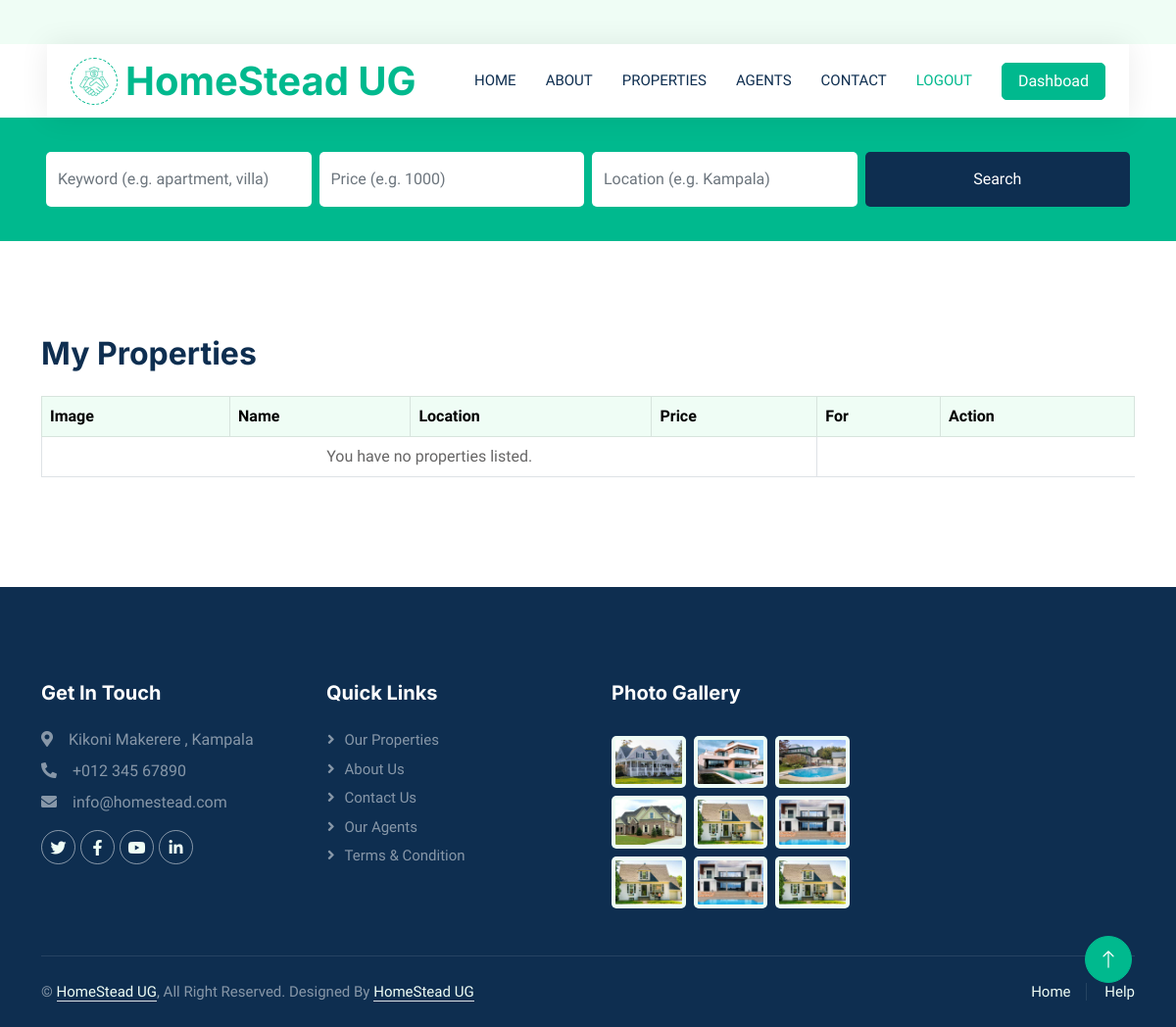
/agent/properties/ (signed in), run on an earlier commit of the app's database.
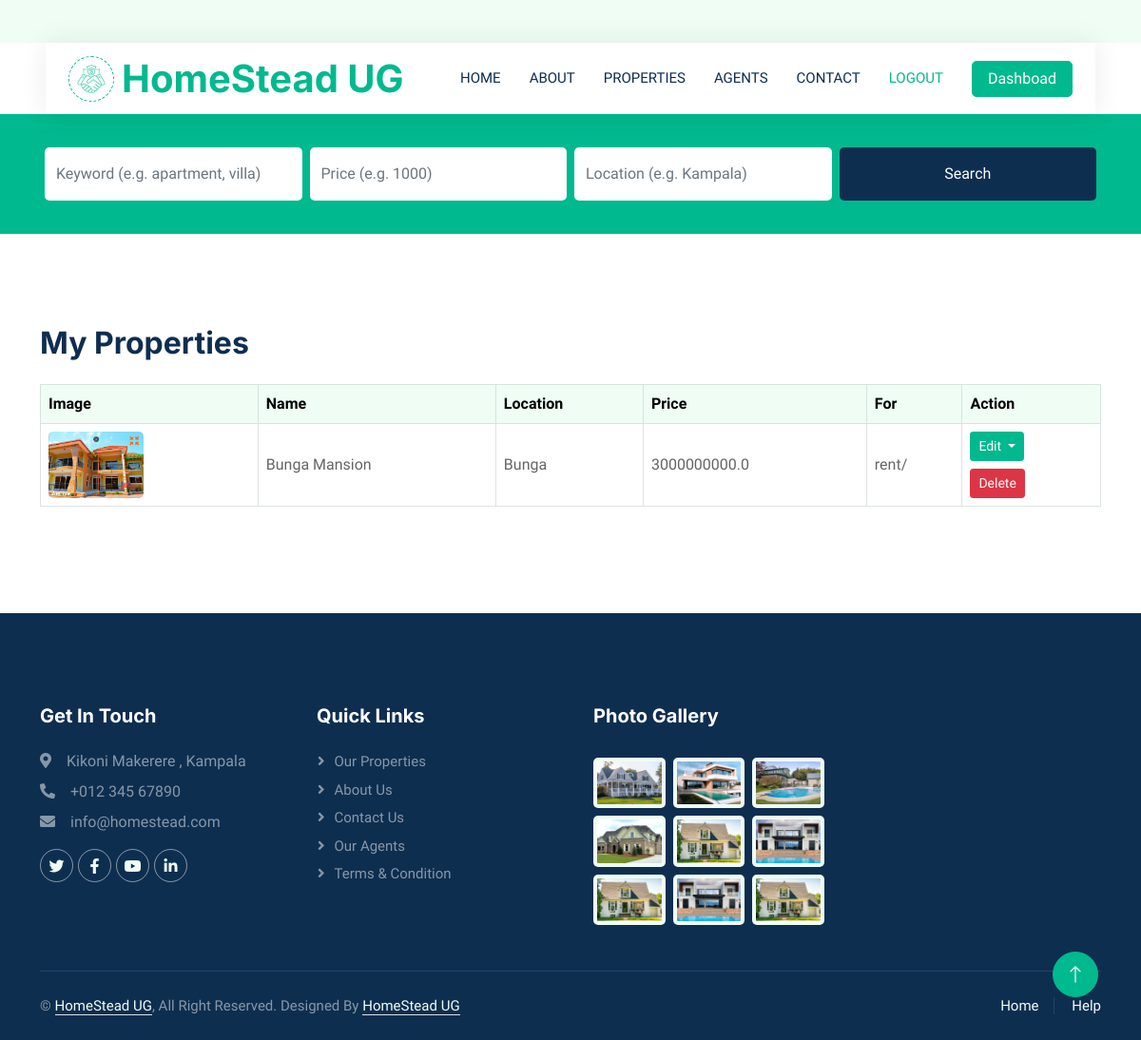
And on a later commit of the database.
### Home/models.py (models this page shows, shortened)
class Property(models.Model):
    name = models.CharField(max_length=100)
    agent = models.ForeignKey(Agent, on_delete=models.CASCADE, null=True, blank=True)
    price = models.FloatField(null=True)
    type = models.ForeignKey(Type, on_delete=models.CASCADE, default=1)
    picture= models.ImageField(upload_to='uploads/properties/',default=1)
    description = models.TextField(max_length=2000)
    size = models.FloatField(null=True)
    bedrooms = models.FloatField(null=True)
    bathrooms = models.FloatField(null=True)
    location = models.CharField(max_length=100, default='location')
    selrent = models.CharField(max_length=50,default='rent/sell')
    nav_video = models.FileField(
        upload_to="uploads/properties/videos/",
        null=True,
        blank=True
    )

### Home/views.py (the view)
# urls.py: path('agent/properties/', views.manage, name='manage'),
def manage(request):
    properties = Property.objects.filter(agent__user=request.user)
    return render(request, 'manage.html', {'properties': properties})

### Home/context_processors.py (called while the page is built)
def is_agent(request):
    if request.user.is_authenticated:
        return {'is_agent': request.user.groups.filter(name="Agents").exists()}
    return {'is_agent': False}

### Home/templates/manage.html (shortened to what this page needs)
{% extends "main.html" %}
{% load static %}
{% block body %}
<div class="container-xxl py-5">
    <div class="container">
        <h2 class="mb-4">My Properties</h2>
        <div class="table-responsive">
            <table class="table table-bordered table-hover align-middle">
                <thead class="table-light">
                    <tr>
                        <th scope="col">Image</th>
                        <th scope="col">Name</th>
                        <th scope="col">Location</th>
                        <th scope="col">Price</th>
                        <th scope="col">For</th>
                        <th scope="col">Action</th>
                    </tr>
                </thead>
                <tbody>
                    {% for property in properties %}
                    <tr>
                        <td>
                            <img src="{% if property.picture %}{{ property.picture.url }}{% else %}{% static 'img/property-placeholder.jpg' %}{% endif %}"
                                 alt="{{ property.name }}" width="100" height="70" class="rounded">
                        </td>
                        <td>{{ property.name }}</td>
                        <td>{{ property.location }}</td>
                        <td>{{ property.price }}</td>
                        <td>{{ property.selrent }}</td>
                        <td>
    <div class="dropdown mb-2">
        <button class="btn btn-sm btn-primary dropdown-toggle" type="button" data-bs-toggle="dropdown">
            Edit
        </button>
    </div>
    <form action="{% url 'delete_property' property.id %}" method="post" style="display:inline;">
        <button type="submit" class="btn btn-sm btn-danger">Delete</button>
    </form>
</td>
                    </tr>
                    {% empty %}
                    <tr>
                        <td colspan="4" class="text-center">You have no properties listed.</td>
                    </tr>
                    {% endfor %}
                </tbody>
            </table>
        </div>
    </div>
</div>
{% endblock body %}

What changed in the data, as far as the page shows it:
added Property: picture (picture), name "Bunga Mansion", location "Bunga", price "3000000000.0", selrent "rent/"
Also different on the page:
text no longer shown: "You have no properties listed."
